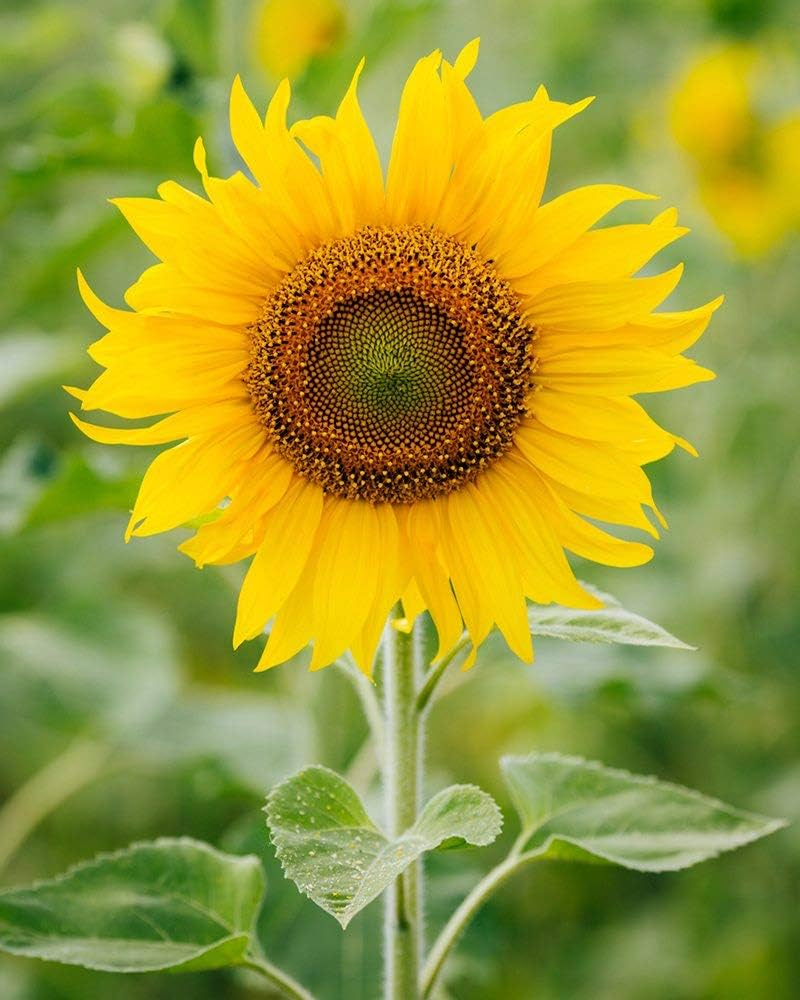
#> input picture Image processing class & notes/Class - 04/Multicolor thresholding/sunflower.jpg, 800 x 1000 px
$ jupyter execute 'Multicolor Image thresholding.ipynb'
#> lines starting #> are read from the running program, lines starting #| are printed output that depends on the picture; after the words box and inside, x2 and y2 are one past the last pixel; in counts of white or black regions, pixels touching at a corner belong together
[cell 1]
import cv2 as cv
import numpy as np
import matplotlib.pyplot as plt

[cell 2]
# Load img using opencv
img = 'sunflower.jpg'
image = cv.imread(img)
#> image is the input picture: shape (1000, 800, 3); mean B, G, R 50.1, 154.1, 155.1

# Define range of blue color in HSV
img_rgb = cv.cvtColor(image, cv.COLOR_BGR2RGB)
img_hsv = cv.cvtColor(image, cv.COLOR_BGR2HSV)
#> img_hsv: shape (1000, 800, 3); mean H, S, V 33.9, 174.3, 171


plt.imshow(img_hsv)

যখন আমরা একটি ইমেজকে HSV ফরম্যাটে কনভার্ট করি এবং তারপরে একটি নির্দিষ্ট রঙের রেঞ্জ, যেমন আপনার ক্ষেত্রে হলুদ রঙের জন্য, lower_bound এবং upper_bound সেট করি, তখন মূলত যা ঘটে তা হলো:

- ইমেজের প্রতিটি পিক্সেলকে HSV ফরম্যাটে রূপান্তর করা হয়।
- এরপর আমরা cv2.inRange() ফাংশন ব্যবহার করি। এই ফাংশনটি HSV ইমেজের প্রতিটি পিক্সেলকে পরীক্ষা করে দেখে যে, সেই পিক্সেলটি আমাদের নির্দিষ্ট করা lower_bound এবং upper_bound এর মধ্যে পড়ে কিনা।
- যে পিক্সেলগুলো সেই রেঞ্জের মধ্যে পড়ে (যেমন, হলুদ রঙের পিক্সেলগুলো), সেগুলোকে সাদা (255) হিসাবে চিহ্নিত করা হয় এবং যা এই রেঞ্জের বাইরে থাকে, সেগুলোকে কালো (0) হিসাবে চিহ্নিত করা হয়। এটি আসলে একটি বাইনারি মাস্ক তৈরি করে।
- এরপর সেই মাস্কটি ব্যবহার করে আমরা মূল ইমেজ থেকে শুধুমাত্র সেই রেঞ্জের মধ্যে থাকা পিক্সেলগুলো (হলুদ রঙের) ধরে রাখতে পারি এবং বাকিদের (যা রেঞ্জের মধ্যে নেই) বাদ দিয়ে দিতে পারি।
- অর্থাৎ, মাস্ক করা হলে, শুধুমাত্র নির্দিষ্ট রঙের (যেমন হলুদ) অংশগুলো থাকবে এবং অন্য সব অংশ কালো হয়ে যাবে বা মুছে যাবে।

[cell 3]
# detecting single color
import cv2 as cv
import numpy as np
import matplotlib.pyplot as plt

# Load the input image
input_image_path = 'sunflower.jpg'  # Replace with your image path
image = cv.imread(input_image_path)

# Convert BGR to HSV
hsv = cv.cvtColor(image, cv.COLOR_BGR2HSV)

# Define range of blue color in HSV
lower_yellow = np.array([20, 100, 100])  # Lower bound for yellow = Hue(20), Saturation(100), Value(100)
upper_yellow = np.array([30, 255, 255])  # Upper bound for yellow

# Threshold the HSV image to get only blue colors. Earlier I was using trishold, now I will use the inRange()
# Create a mask for yellow color
mask = cv.inRange(hsv, lower_yellow, upper_yellow)  # cv.inRange(input_img, lowerb, upperb)
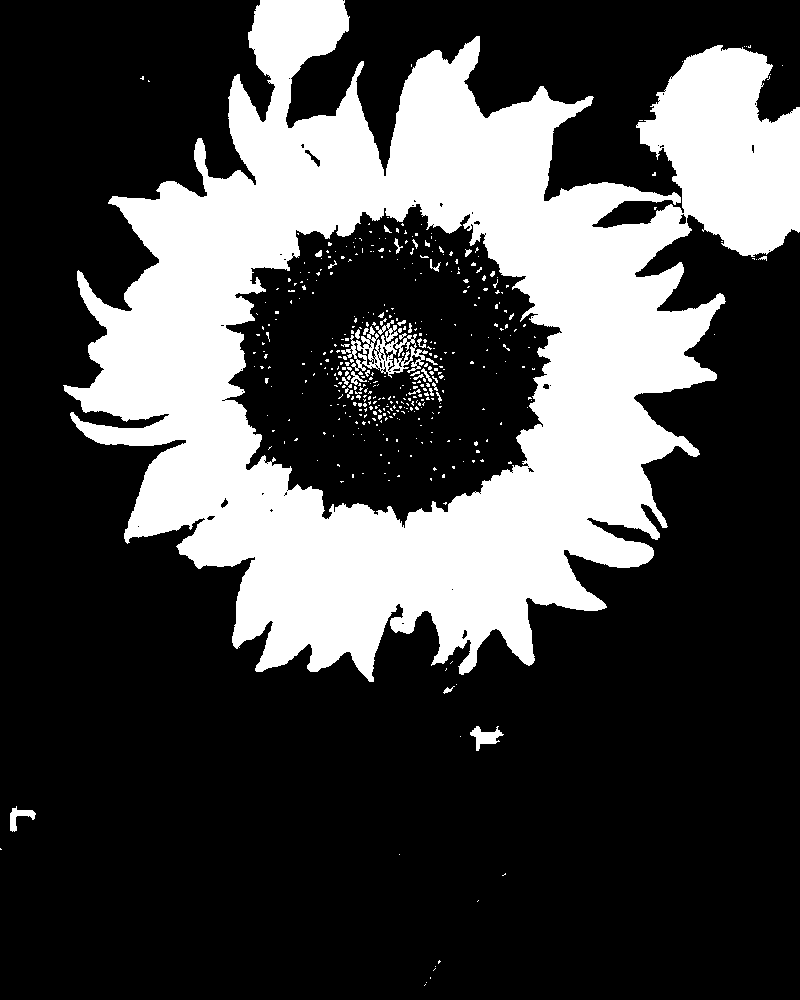
#> mask: shape (1000, 800); 27.8% white; 442 white regions (406 under 20 px), largest, box (x1, y1, x2, y2) and area: (63, 0, 800, 682) 217119, (341, 326, 428, 378) 1518, (470, 726, 504, 751) 383


image_rgb = cv.cvtColor(image, cv.COLOR_BGR2RGB)

# Display the images using Matplotlib
plt.figure(figsize=(12, 6))

plt.subplot(1, 2, 1)
plt.imshow(image_rgb)
plt.title('Original Image')
plt.axis('off')

plt.subplot(1, 2, 2)
plt.imshow(mask, cmap='gray')
plt.title('Mask')
plt.axis('off')

plt.tight_layout()
plt.show()
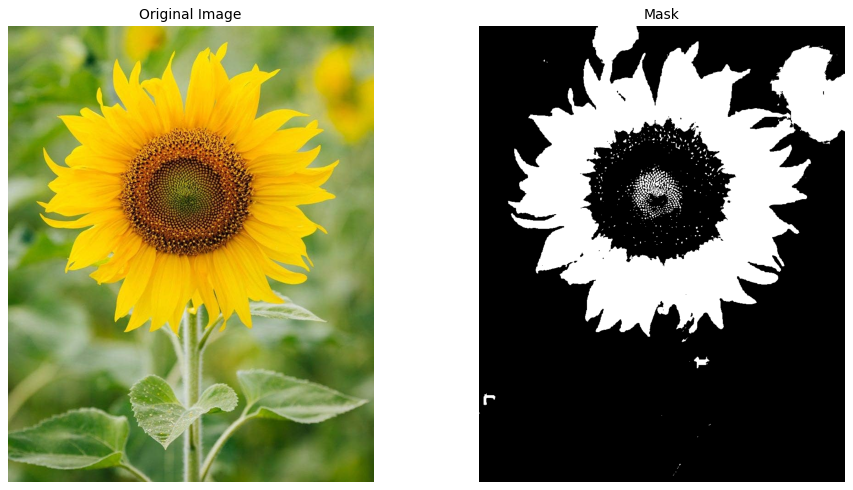
#> figure drawn by matplotlib, 2 panels

## Masking

[cell 4]
import cv2
import numpy as np
import matplotlib.pyplot as plt

# Load the image
image = cv2.imread('sunflower.jpg')
image = cv2.cvtColor(image, cv2.COLOR_BGR2RGB)

plt.imshow(image)

[cell 5]
# Get the dimensions of the image
height, width, _ = image.shape
#> height = 1000; width = 800

# Create a binary mask of the same size as the image, initialized to zeros (black)
mask = np.zeros((height, width), dtype=np.uint8)

# Define the size and position of the square
square_size = 800  # Size of the square
top_left_x = (width - square_size) // 2
#> top_left_x = 0
top_left_y = (height - square_size) // 2
#> top_left_y = 100

# Create a white square in the mask
mask[top_left_y:top_left_y + square_size, top_left_x:top_left_x + square_size] = 255

plt.imshow(mask)

# Convert the mask to a 3-channel mask
mask_rgb = cv2.cvtColor(mask, cv2.COLOR_GRAY2RGB)
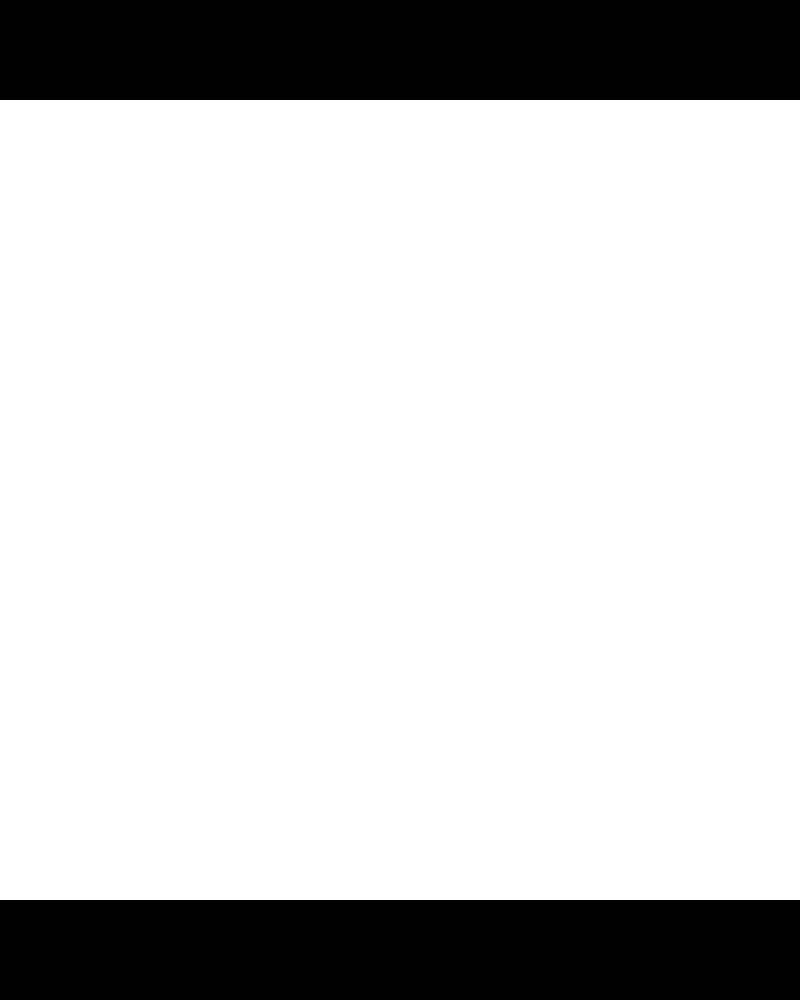
#> mask_rgb: shape (1000, 800, 3); 80% white; 2 black regions, box (x1, y1, x2, y2) and area: (0, 0, 800, 100) 80000, (0, 900, 800, 1000) 80000

# plt.imshow(mask_3channel)
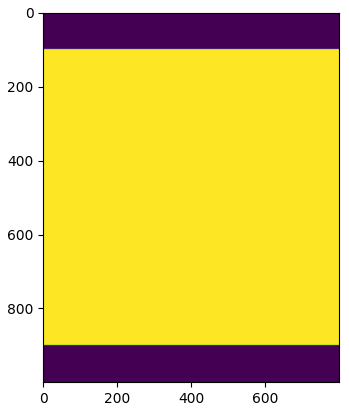
#> figure drawn by matplotlib, 1 panel

[cell 6]
# Multiply the original image with the mask
result = cv2.bitwise_and(image, mask_rgb)
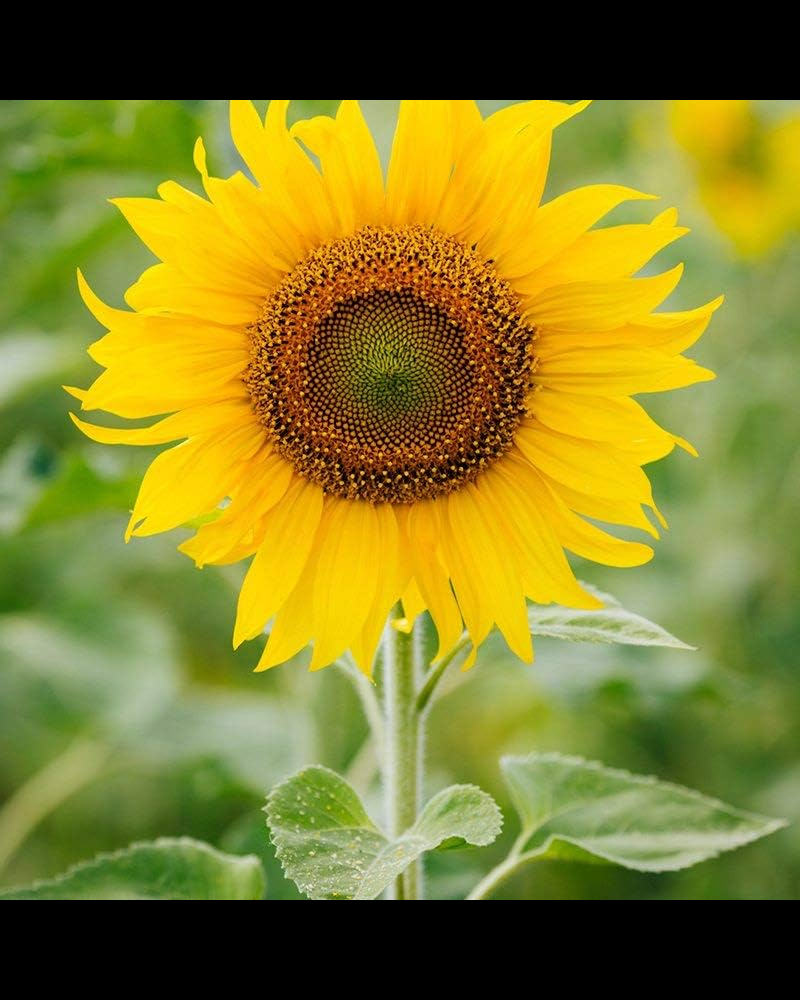
#> result: shape (1000, 800, 3); mean R, G, B 131, 125.4, 38.8

# Display the original image, mask, and result
# plt.imshow(image)
plt.imshow(result)

# Assignment-04

[cell 7]
# detecting single color
import cv2 as cv
import numpy as np
import matplotlib.pyplot as plt

# Load the input image
input_image_path = 'orange-1.jpg'  # Replace with your image path
image = cv.imread(input_image_path)
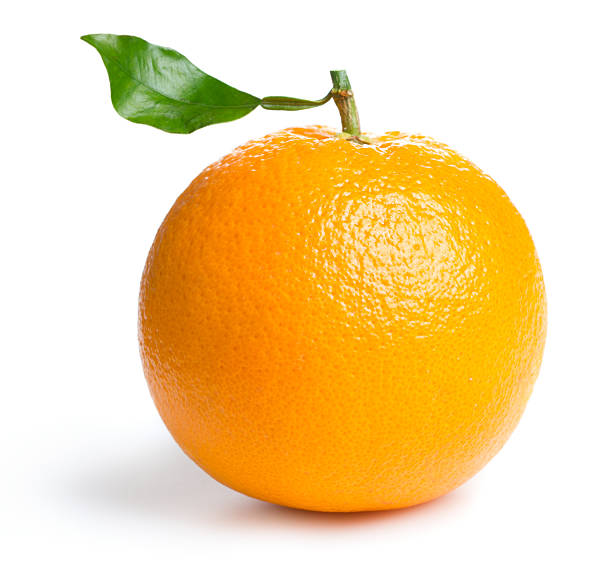
#> input picture Image processing class & notes/Class - 04/Multicolor thresholding/orange-1.jpg, 612 x 563 px
#> image is the input picture: shape (563, 612, 3); mean B, G, R 160.9, 215, 244.7

# Convert BGR to HSV
hsv = cv.cvtColor(image, cv.COLOR_BGR2HSV)
#> hsv: shape (563, 612, 3); mean H, S, V 15.4, 91.5, 246.2


# Define range of yellow color in HSV
lower_yellow = np.array([15, 100, 100])  # Lower bound for yellow
upper_yellow = np.array([25, 255, 255])  # Upper bound for yellow


# Create a mask for yellow color
mask = cv.inRange(hsv, lower_yellow, upper_yellow)
#> mask: shape (563, 612); 34% white; 68 white regions (62 under 20 px), largest, box (x1, y1, x2, y2) and area: (141, 125, 547, 512) 116378, (331, 90, 353, 132) 384, (144, 348, 154, 375) 53, (410, 135, 425, 142) 47, (312, 99, 329, 104) 26, (358, 127, 367, 135) 24


# Apply the mask to the image.
image_rgb = cv.cvtColor(image, cv.COLOR_BGR2RGB)


# Display the images using Matplotlib
plt.figure(figsize=(12, 6))

plt.subplot(1, 2, 1)
plt.imshow(image_rgb)
plt.title('Original Image')
plt.axis('off')

plt.subplot(1, 2, 2)
plt.imshow(mask, cmap='gray')
plt.title('Mask')
plt.axis('off')

plt.tight_layout()
plt.show()

[cell 8]
# detecting single color
import cv2 as cv
import numpy as np
import matplotlib.pyplot as plt

# Load the input image
input_image_path = 'orange-1.jpg'  # Replace with your image path
image = cv.imread(input_image_path)

# Convert BGR to HSV
hsv = cv.cvtColor(image, cv.COLOR_BGR2HSV)

# Define range of blue color in HSV
lower_yellow = np.array([15, 100, 100])  # Lower bound for yellow = Hue(20), Saturation(100), Value(100)
upper_yellow = np.array([30, 255, 255])  # Upper bound for yellow

# Threshold the HSV image to get only blue colors. Earlier I was using trishold, now I will use the inRange()
# Create a mask for yellow color
mask = cv.inRange(hsv, lower_yellow, upper_yellow)  # cv.inRange(input_img, lowerb, upperb)
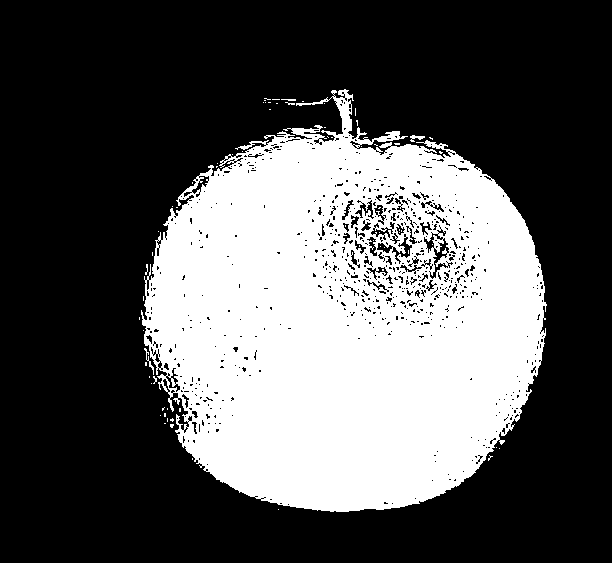
#> mask: shape (563, 612); 34.2% white; 70 white regions (66 under 20 px), largest, box (x1, y1, x2, y2) and area: (141, 89, 547, 512) 117394, (144, 348, 154, 375) 53, (410, 135, 425, 142) 52, (281, 99, 296, 101) 23


image_rgb = cv.cvtColor(image, cv.COLOR_BGR2RGB)

# Display the images using Matplotlib
plt.figure(figsize=(12, 6))

plt.subplot(1, 2, 1)
plt.imshow(image_rgb)
plt.title('Original Image')
plt.axis('off')

plt.subplot(1, 2, 2)
plt.imshow(mask, cmap='gray')
plt.title('Mask')
plt.axis('off')

plt.tight_layout()
plt.show()

[cell 9]
# Detecting multiple colors (e.g., yellow, red, and blue) without Gaussian blur or morphological operations
import cv2 as cv
import numpy as np
import matplotlib.pyplot as plt

# Load the input image
input_image_path = 'orange-1.jpg'  # Replace with your actual image path
image = cv.imread(input_image_path)

# Convert BGR to HSV
hsv = cv.cvtColor(image, cv.COLOR_BGR2HSV)

# Define HSV ranges for different colors

# Yellow color range
lower_yellow = np.array([25, 150, 150])
upper_yellow = np.array([35, 255, 255])

# Red color range (note: red can appear at both ends of the hue spectrum, so you need two ranges)
lower_red1 = np.array([0, 150, 150])
upper_red1 = np.array([10, 255, 255])
lower_red2 = np.array([170, 150, 150])
upper_red2 = np.array([180, 255, 255])

# Blue color range
lower_blue = np.array([100, 150, 150])
upper_blue = np.array([130, 255, 255])

# Create masks for each color
mask_yellow = cv.inRange(hsv, lower_yellow, upper_yellow)
#> mask_yellow: shape (563, 612); 0.24% white in thin lines or dots, all inside (x1, y1, x2, y2) = (232, 90, 543, 384)
mask_red1 = cv.inRange(hsv, lower_red1, upper_red1)
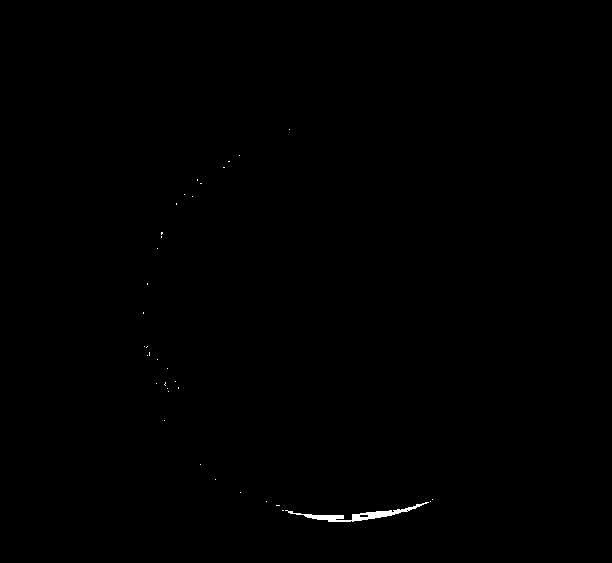
#> mask_red1: shape (563, 612); 0.2% white; 36 white regions (35 under 20 px), largest, box (x1, y1, x2, y2) and area: (285, 502, 429, 522) 623
mask_red2 = cv.inRange(hsv, lower_red2, upper_red2)
#> mask_red2: shape (563, 612); every value is 0
mask_blue = cv.inRange(hsv, lower_blue, upper_blue)

# Combine the red masks (since red has two ranges)
mask_red = cv.bitwise_or(mask_red1, mask_red2)

# Combine all masks into one
combined_mask = cv.bitwise_or(mask_yellow, cv.bitwise_or(mask_red, mask_blue))
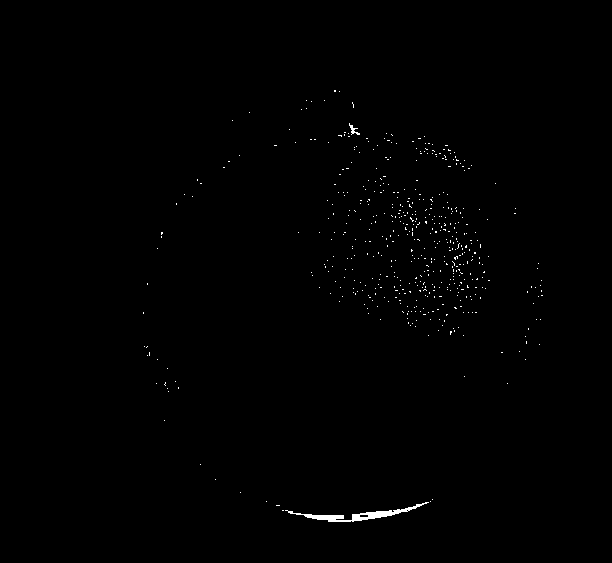
#> combined_mask: shape (563, 612); 0.44% white; 516 white regions (514 under 20 px), largest, box (x1, y1, x2, y2) and area: (285, 502, 429, 522) 623, (349, 123, 360, 135) 46

# Apply the combined mask to the original image
image_rgb = cv.cvtColor(image, cv.COLOR_BGR2RGB)
result = cv.bitwise_and(image_rgb, image_rgb, mask=combined_mask)
#> result: shape (563, 612, 3)

# Display the original image, combined mask, and the result
plt.figure(figsize=(18, 6))

plt.subplot(1, 3, 1)
plt.imshow(image_rgb)
plt.title('Original Image')
plt.axis('off')

plt.subplot(1, 3, 2)
plt.imshow(combined_mask, cmap='gray')
plt.title('Combined Mask (Yellow, Red, Blue)')
plt.axis('off')

plt.subplot(1, 3, 3)
plt.imshow(result)
plt.title('Result (Colors Applied)')
plt.axis('off')

plt.tight_layout()
plt.show()
